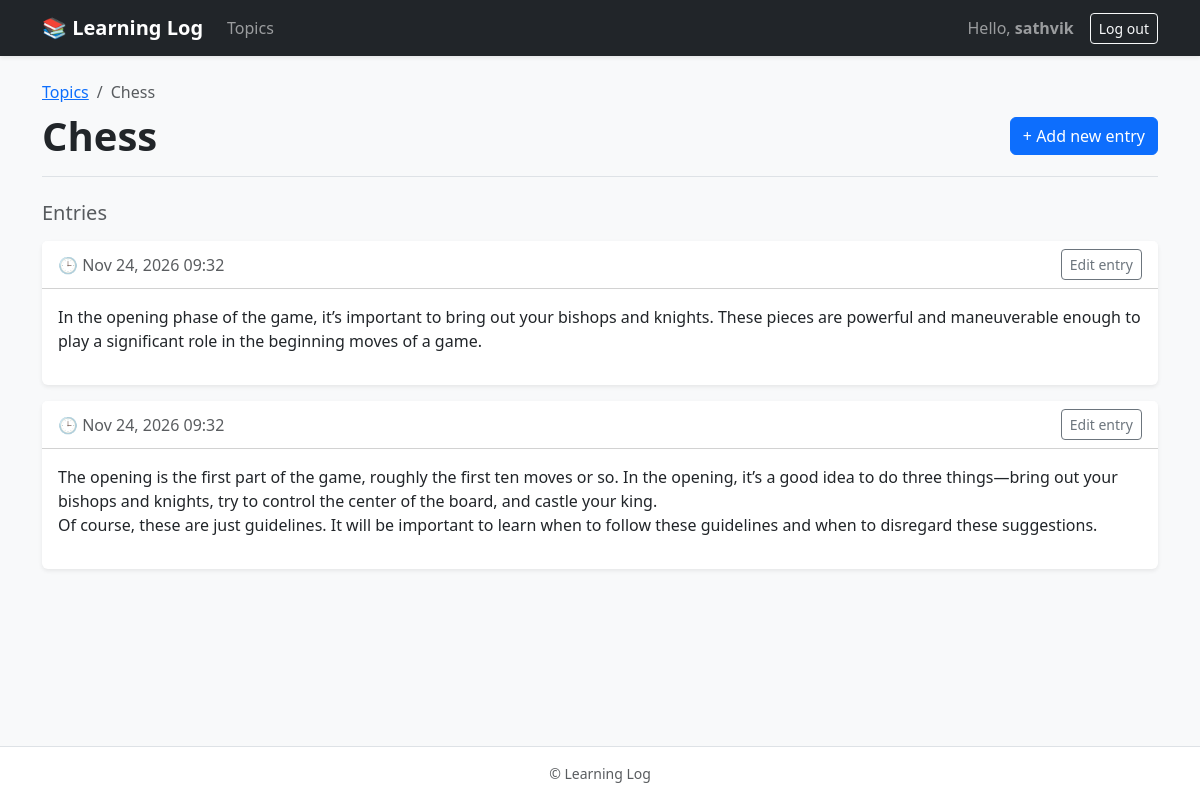
The page /topics/1/ (signed in) on the database its author committed.
### learning_logs/models.py (models this page shows, shortened)
class Topic(models.Model):
    text = models.CharField(max_length=200)
    date_added = models.DateTimeField(auto_now_add = True)
    owner = models.ForeignKey(User,on_delete=models.CASCADE)

class Entry(models.Model):
    topic = models.ForeignKey( Topic , on_delete = models.CASCADE)
    text = models.TextField()
    date_added = models.DateTimeField(auto_now_add = True)
    class Meta:
        verbose_name_plural = 'entries'

### learning_logs/views.py (the view)
# urls.py: path('topics/<int:topic_id>/', views.topic , name = 'topic'),
@login_required
def topic(request,topic_id):
    topic = Topic.objects.get(id = topic_id)
    if topic.owner != request.user:
        raise Http404
    entries = topic.entry_set.order_by('-date_added')
    context = {'topic' : topic , 'entries' : entries}
    return render(request , 'learning_logs/topic.html' , context)

### learning_logs/templates/learning_logs/topic.html (shortened to what this page needs)
{% extends 'learning_logs/base.html' %}
{% load django_bootstrap5 %}
{% block page_header %}
    <nav aria-label="breadcrumb">
        <ol class="breadcrumb mb-2">
            <li class="breadcrumb-item">
                <a href="{% url 'learning_logs:topics' %}">Topics</a>
            </li>
            <li class="breadcrumb-item active" aria-current="page">{{ topic.text }}</li>
        </ol>
    </nav>
    <div class="d-flex flex-column flex-sm-row justify-content-between align-items-sm-center gap-2">
        <h1 class="fw-bold mb-0">{{ topic.text }}</h1>
        <a href="{% url 'learning_logs:new_entry' topic.id %}" class="btn btn-primary">
            + Add new entry
        </a>
    </div>
{% endblock page_header %}
{% block content %}
    <h5 class="text-muted mb-3">Entries</h5>
    {% for entry in entries %}
        <div class="card shadow-sm border-0 mb-3">
            <div class="card-header bg-white d-flex justify-content-between align-items-center">
                <span class="text-muted">
                    🕒 {{ entry.date_added|date:'M d, Y H:i' }}
                </span>
                <a href="{% url 'learning_logs:edit_entry' entry.id %}"
                class="btn btn-outline-secondary btn-sm">Edit entry</a>
            </div>
            <div class="card-body">
                {{ entry.text|linebreaks }}
            </div>
        </div>
    {% endfor %}
{% endblock content %}

### learning_logs/templates/learning_logs/base.html (shortened to what this page needs)
{% load django_bootstrap5 %}
<!doctype html>
<html lang="en">
<head>
    {% bootstrap_css %}
</head>
<body class="d-flex flex-column min-vh-100 bg-body-tertiary">
    <nav class="navbar navbar-expand-md navbar-dark bg-dark shadow-sm mb-4">
        <div class="container">
            <a class="navbar-brand fw-bold" href="{% url 'learning_logs:index' %}">
                📚 Learning Log
            </a>
            <div class="collapse navbar-collapse" id="navbarCollapse">
                <ul class="navbar-nav me-auto mb-2 mb-md-0">
                    <li class="nav-item">
                        <a class="nav-link {% if request.resolver_match.url_name == 'topics' %}active{% endif %}"
                        href="{% url 'learning_logs:topics' %}">Topics</a>
                    </li>
                </ul>
                <ul class="navbar-nav ms-auto mb-2 mb-md-0 align-items-md-center">
                    {% if user.is_authenticated %}
                        <li class="nav-item">
                            <span class="navbar-text me-md-3">
                                Hello, <strong>{{ user.username }}</strong>
                            </span>
                        </li>
                        <li class="nav-item">
                            <form action="{% url 'accounts:logout' %}" method="post" class="d-inline">
                                <button type="submit" name="submit" class="btn btn-outline-light btn-sm">
                                    Log out
                                </button>
                            </form>
                        </li>
                    {% endif %}
                </ul>
            </div>
        </div>
    </nav>
    <main class="container flex-grow-1">
        <div class="pb-3 mb-4 border-bottom">
            {% block page_header %}{% endblock page_header %}
        </div>
        <div>
            {% block content %}{% endblock content %}
        </div>
    </main>
    <footer class="text-center text-muted small py-3 mt-5 border-top bg-body">
        &copy; Learning Log
    </footer>
</body>
</html>

### rows shown on the page
Topic: text "Chess"
Entry: date_added "Nov 24, 2026 09:32", text "In the opening phase of the game, it’s important to bring out your bishops and knights. These pieces are powerful and maneuverable enough to play a significant role in the beginning moves of a game."
Entry: date_added "Nov 24, 2026 09:32", text "The opening is the first part of the game, roughly the first ten moves or so. In the opening, it’s a good idea to do three things—bring out your bishops and knights, try to control the center of the board, and castle your king. Of course, these are just guidelines. It will be important to learn when to follow these guidelines and when to disregard these suggestions."

### other values the page prints
{{ user.username }} "sathvik"
